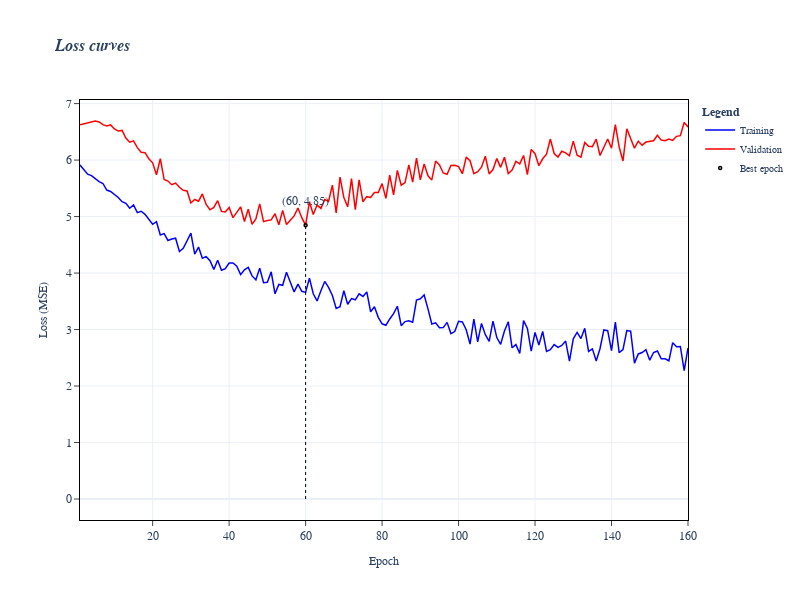

Notebook source saved alongside this figure:
### Code cell
# ---> Plot fitting curves
# Plotly GO (Graph Objects) figure
fig = go.Figure()

# Line plot of training losses
fig.add_trace(
    go.Scatter(
        x=fit_loss.index,
        y=fit_loss["train_loss"],
        name=r"Training",
        line=dict(color="blue", dash="solid", width=1.5),
        showlegend=True,
        mode="lines",
    )
)

# Line plot of validation losses
fig.add_trace(
    go.Scatter(
        x=fit_loss.index,
        y=fit_loss["val_loss"],
        name=r"Validation",
        line=dict(color="red", dash="solid", width=1.5),
        showlegend=True,
        mode="lines",
    )
)

# Line plot of best epoch
fig.add_trace(
    go.Scatter(
        x=[fit_loss_best.iloc[0]["epoch"], fit_loss_best.iloc[0]["epoch"]],
        y=[0, fit_loss_best.iloc[0]["val_loss"]],
        line=dict(dash="dot", color="rgba(0,0,0,1)", width=1),
        mode="lines",
        showlegend=False,
    )
)

# Marker plot of best epoch
fig.add_trace(
    go.Scatter(
        x=[fit_loss_best.iloc[0]["epoch"]],
        y=[fit_loss_best.iloc[0]["val_loss"]],
        marker=dict(
            symbol="circle",
            size=3,
            color="rgba(0,0,0,0)",
            line=dict(width=1.5, color="black"),
        ),
        mode="markers",
        name="Best epoch",
        showlegend=True,
    )
)

# Annotation
fig.add_annotation(
    x=fit_loss_best.iloc[0]["epoch"],
    y=fit_loss_best.iloc[0]["val_loss"],
    text=f"({fit_loss_best.iloc[0]['epoch']:.0f}, {fit_loss_best.iloc[0]['val_loss']:.2f})",
    showarrow=False,
    arrowhead=1,
    xanchor="center",
    yanchor="bottom",
    yshift=15,
)

fig.update_layout(
    # Figure dimensions
    width=800,
    height=600,
    
    # Template
    template="plotly_white",
    
    # Font family
    font_family="Arial",
    
    # Title
    title=dict(
        text="<b><i>Loss curves</i></b>",
        font=dict(size=16),
        pad=dict(t=15, b=5, l=15),
    ),
    
    # Axes titles
    xaxis_title=dict(text="Epoch", font=dict(size=12)),
    yaxis_title=dict(text="Loss (MSE)", font=dict(size=12)),
    
    # Axes
    xaxis=dict(
        showline=True,
        linecolor="black",
        linewidth=1,
        mirror=True,
        ticks="outside",
        range=[1, None],
    ),

    yaxis=dict(
        showline=True,
        linecolor="black",
        linewidth=1,
        mirror=True,
        ticks="outside",
        range=[0, None],
    ),

    # Legend
    legend=dict(
        title=dict(text="<b>Legend</b>", font=dict(size=12)),
        font=dict(size=10),
        bordercolor="rgba(255,255,255,0.9)",
        borderwidth=0,
        bgcolor="rgba(255,255,255,0.9)"
    ),
)

# Show plot
fig.show()

### Figure 1 — Plotly figure (JSON) as saved in the notebook; plotly's stock layout.template omitted (floating-point values rounded to 4 significant figures; data arrays with more than 128 entries replaced by an {"elided": "..."} marker saying what was removed)
{"data": [{"line": {"color": "blue", "dash": "solid", "width": 1.5}, "mode": "lines", "name": "Training", "showlegend": true, "type": "scatter", "x": {"elided": "160 int values"}, "y": {"elided": "160 float values"}}, {"line": {"color": "red", "dash": "solid", "width": 1.5}, "mode": "lines", "name": "Validation", "showlegend": true, "type": "scatter", "x": {"elided": "160 int values"}, "y": {"elided": "160 float values"}}, {"line": {"color": "rgba(0,0,0,1)", "dash": "dot", "width": 1}, "mode": "lines", "showlegend": false, "type": "scatter", "x": [60, 60], "y": [0, 4.848]}, {"marker": {"color": "rgba(0,0,0,0)", "line": {"color": "black", "width": 1.5}, "size": 3, "symbol": "circle"}, "mode": "markers", "name": "Best epoch", "showlegend": true, "type": "scatter", "x": [60], "y": [4.848]}], "layout": {"annotations": [{"arrowhead": 1, "showarrow": false, "text": "(60, 4.85)", "x": 60, "xanchor": "center", "y": 4.848, "yanchor": "bottom", "yshift": 15}], "font": {"family": "Arial"}, "height": 600, "legend": {"bgcolor": "rgba(255,255,255,0.9)", "bordercolor": "rgba(255,255,255,0.9)", "borderwidth": 0, "font": {"size": 10}, "title": {"font": {"size": 12}, "text": "<b>Legend</b>"}}, "title": {"font": {"size": 16}, "pad": {"b": 5, "l": 15, "t": 15}, "text": "<b><i>Loss curves</i></b>"}, "width": 800, "xaxis": {"linecolor": "black", "linewidth": 1, "mirror": true, "range": [1, null], "showline": true, "ticks": "outside", "title": {"font": {"size": 12}, "text": "Epoch"}}, "yaxis": {"linecolor": "black", "linewidth": 1, "mirror": true, "range": [0, null], "showline": true, "ticks": "outside", "title": {"font": {"size": 12}, "text": "Loss (MSE)"}}}}
